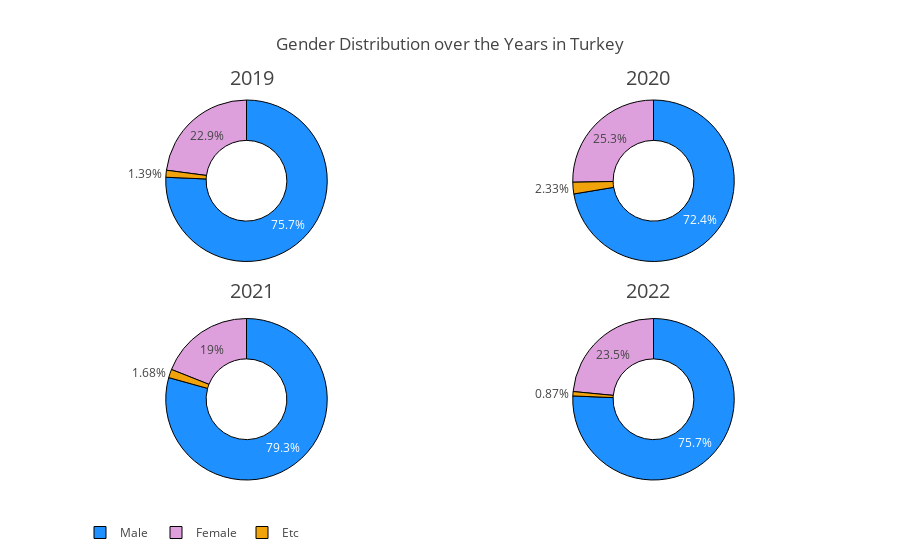

Notebook code cell kept with this figure:
### Markdown cell above
<div style="color:White; display:fill; border-radius:5px;background-color:#336b87;font-size:170%;font-family:sans-serif;letter-spacing:0.5px;text-align: center">
Gender
    
 </div>  
 
# What is your gender? (Turkey)


* General trend is the men dominate the survey. However, when the last 3 years are examined, it is seen that the rates have progressed close to each other.

* The participation of Turkish women has been since 2019 with increase. In the 2022 survey, that figure are 23.5%.

### Code cell
colors2 = ['dodgerblue', 'plum', '#F0A30A','#8c564b'] 

gender_count_2019 = df19_TR['Q2'].value_counts(sort=True)
gender_count_2020 = df20_TR['Q2'].value_counts(sort=True)
gender_count_2021 = df21_TR['Q2'].value_counts(sort=True)
gender_count_2022 = df22_TR['Q3'].value_counts(sort=True)


labels = ["Male ", "Female","Etc"]
# Create subplots: use 'domain' type for Pie subplot
fig = make_subplots(rows=2, cols=2, 
                    specs=[[{'type':'domain'},    {'type':'domain'}],
                           [{'type':'domain'}, {'type':'domain'}]])


fig.add_trace(go.Pie(labels=labels, values=gender_count_2019.values, name="2019",marker=dict(colors=colors2)),
              1, 1)
fig.add_trace(go.Pie(labels=labels, values=gender_count_2020.values, name="2020",marker=dict(colors=colors2)),
              1, 2)
fig.add_trace(go.Pie(labels=labels, values=gender_count_2021.values, name="2021",marker=dict(colors=colors2)),
              2, 1)
fig.add_trace(go.Pie(labels=labels, values=gender_count_2022.values, name="2022",marker=dict(colors=colors2)),
              2, 2)
# Use `hole` to create a donut-like pie chart
fig.update_traces(hole=.5, hoverinfo="label+percent+name")

fig.data[0].marker.line.width = 1
fig.data[0].marker.line.color = "black"
fig.data[1].marker.line.width = 1
fig.data[1].marker.line.color = "black"
fig.data[2].marker.line.width = 1
fig.data[2].marker.line.color = "black"
fig.data[3].marker.line.width = 1
fig.data[3].marker.line.color = "black"

fig.update_layout(
    title_text="Gender Distribution over the Years in Turkey",font=dict(size=12), legend=dict(orientation="h"),
    # Add annotations in the center of the donut pies.
    annotations=[dict(text='2019', x=0.20, y=1.1, font_size=20, showarrow=False),
                 dict(text='2020', x=0.80, y=1.1, font_size=20, showarrow=False),
                 dict(text='2021', x=0.20, y=0.5, font_size=20, showarrow=False),
                 dict(text='2022', x=0.80, y=0.5, font_size=20, showarrow=False)])
fig.show()

### Figure 1 — Plotly figure (JSON) as saved in the notebook; plotly's stock layout.template omitted (floating-point values rounded to 4 significant figures)
{"data": [{"domain": {"x": [0.0, 0.45], "y": [0.575, 1.0]}, "hole": 0.5, "hoverinfo": "label+percent+name", "labels": ["Male ", "Female", "Etc"], "marker": {"colors": ["dodgerblue", "plum", "#F0A30A", "#8c564b"], "line": {"color": "black", "width": 1}}, "name": "2019", "type": "pie", "values": [218, 66, 4]}, {"domain": {"x": [0.55, 1.0], "y": [0.575, 1.0]}, "hole": 0.5, "hoverinfo": "label+percent+name", "labels": ["Male ", "Female", "Etc"], "marker": {"colors": ["dodgerblue", "plum", "#F0A30A", "#8c564b"], "line": {"color": "black", "width": 1}}, "name": "2020", "type": "pie", "values": [249, 87, 8]}, {"domain": {"x": [0.0, 0.45], "y": [0.0, 0.425]}, "hole": 0.5, "hoverinfo": "label+percent+name", "labels": ["Male ", "Female", "Etc"], "marker": {"colors": ["dodgerblue", "plum", "#F0A30A", "#8c564b"], "line": {"color": "black", "width": 1}}, "name": "2021", "type": "pie", "values": [330, 79, 7]}, {"domain": {"x": [0.55, 1.0], "y": [0.0, 0.425]}, "hole": 0.5, "hoverinfo": "label+percent+name", "labels": ["Male ", "Female", "Etc"], "marker": {"colors": ["dodgerblue", "plum", "#F0A30A", "#8c564b"], "line": {"color": "black", "width": 1}}, "name": "2022", "type": "pie", "values": [261, 81, 3]}], "layout": {"annotations": [{"font": {"size": 20}, "showarrow": false, "text": "2019", "x": 0.2, "y": 1.1}, {"font": {"size": 20}, "showarrow": false, "text": "2020", "x": 0.8, "y": 1.1}, {"font": {"size": 20}, "showarrow": false, "text": "2021", "x": 0.2, "y": 0.5}, {"font": {"size": 20}, "showarrow": false, "text": "2022", "x": 0.8, "y": 0.5}], "font": {"size": 12}, "legend": {"orientation": "h"}, "title": {"text": "Gender Distribution over the Years in Turkey"}}}
